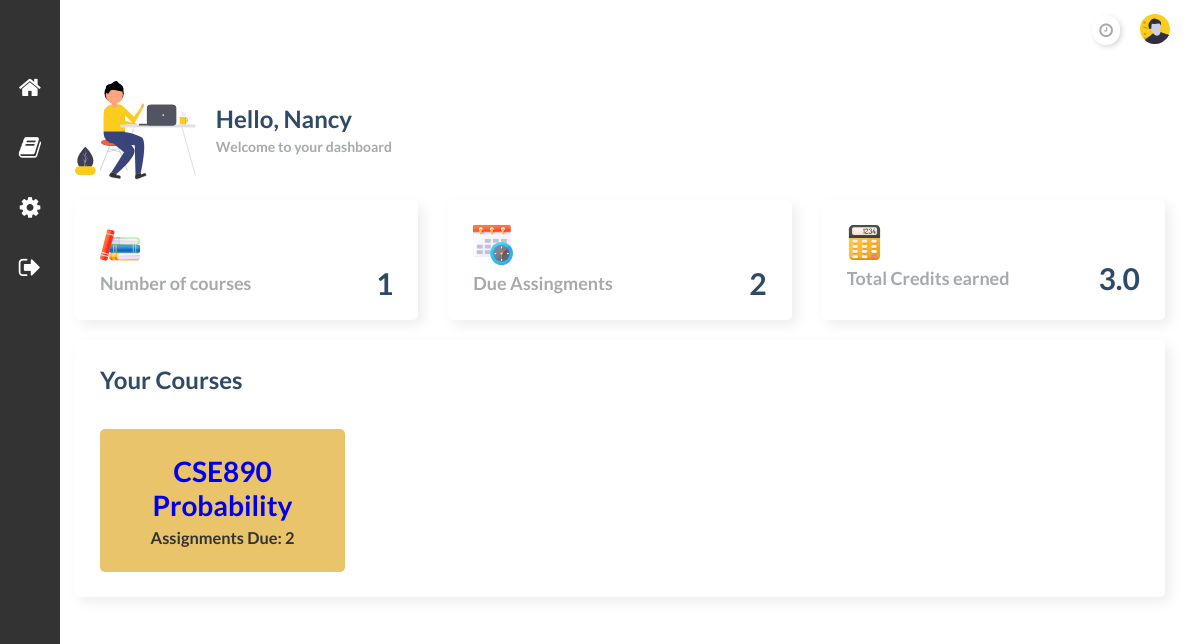
The app's page /dashboard/ (signed in) with its own data.
### lms/models.py (models this page shows, shortened)
class Student(models.Model):
    class Meta:
        verbose_name_plural = 'Student Information'
    f_name = models.CharField(max_length=50)
    l_name = models.CharField(max_length=50)
    s_id = models.CharField(max_length=10)
    email_id = models.EmailField(primary_key=True,max_length=50)
    admission_year = models.DateTimeField(default=timezone.now)

class Course(models.Model):
    course_id = models.CharField(primary_key=True,max_length=10, null=False)
    course_name = models.CharField(max_length=50, null=False)
    course_details = models.CharField(max_length=500, null=False)
    professor_id = models.ForeignKey(Faculty, on_delete=models.CASCADE,null=False)
    course_credits = models.FloatField(null=False)
    class Meta:
        verbose_name_plural = 'Course Information'
        unique_together = (('course_id', 'professor_id', 'course_name'),)
    def __str__(self):
        return self.course_id

### lms/views.py (the view)
# urls.py: path('dashboard/', views.dashboard, name='dashboard'),
@login_required(login_url='login')
def dashboard(request):
    student_info = Student.objects.get(email_id=request.user)
    stu_course_info = Student_Course.objects.filter(email=student_info)
    course = []
    no_of_course = 0
    total_credits = 0
    due_assignments = 0
    for i in stu_course_info:
        cn = Course.objects.filter(course_id=i.course_id)
        total_assignments = Faculty_Assignment.objects.filter(course_id=i.course_id).count()
        completed_assignments = Student_Assignment.objects.filter(course_id=i.course_id,student_id=request.user).count()
        due_assignments = due_assignments + (total_assignments-completed_assignments)
        due = total_assignments-completed_assignments
        for j in cn:
            data = {"course_id": i.course_id,
                    "course_name": j.course_name,
                    "due":due
                    }
            course.append(data)
            no_of_course = no_of_course + 1
            total_credits = total_credits + j.course_credits
    return render(request, 'lms/dashboard.html',
                  context={"name": student_info.f_name, "course": course, "no_of_course": no_of_course,
                           "total_credits": total_credits,"due_assignments":due_assignments})

### lms/models.py (called while the page is built)
    def __str__(self):
        return self.email

### lms/templates/lms/dashboard.html (shortened to what this page needs)
{% extends "lms/base.html" %} {% load static %} {% block content %}
    <link rel="stylesheet" type="text/css" href={% static 'css/fac_style.css' %}>
<div class="main__container">
    <div class="main__title">
        <img src={% static 'css/hello.svg' %} />
        <div class="main__greeting">
            <h1>Hello, {{ name }}</h1>
            <p>Welcome to your dashboard</p>
        </div>
    </div>
    <div class="main__cards">
        <div class="card">
            <img width="40" src={% static 'css/books.svg' %} />
            <div class="card_inner">
                <p class="text-primary-p">Number of courses</p>
                <span class="font-bold text-title">{{no_of_course}}</span>
            </div>
        </div>
        <div class="card">
            <img width="40" src={% static 'css/due assignments.svg' %} />
            <div class="card_inner">
                <p class="text-primary-p">Due Assingments</p>
                <span class="font-bold text-title">{{ due_assignments }}</span>
            </div>
        </div>
        <div class="card">
            <img width="35" src={% static 'css/credits.svg' %} />
            <div class="card_inner">
                <p class="text-primary-p">Total Credits earned</p>
                <span class="font-bold text-title">{{ total_credits }}</span>
            </div>
          </div>
        </div>
            <div class="charts__right">
              <div class="charts__right__title">
                  <h1>Your Courses</h1>
              </div>
              <div class="charts__right__cards">
                  {% for i in course %}
                      {% if forloop.counter  %}
                          <div class="card1" id="{{i.course_id}}">
                          <a  id="cour" class="nav-link"  href="/static_page/?course_id={{ i.course_id }}&course_name={{ i.course_name }}">
                                <h1>{{ i.course_id}}</h1>
                                <h1>{{ i.course_name}}</h1>
                              <h3>Assignments Due: {{ i.due }}</h3>
                          </a>
                          </div>
                      {% endif %}
                  {% endfor %}
              </div>
            </div>
        </div>
    </div>
{% endblock %}

### lms/templates/lms/base.html (shortened to what this page needs)
{% load static %}
<!DOCTYPE html>
<html lang="en">
<head>
    <link rel="stylesheet" href="https://stackpath.bootstrapcdn.com/font-awesome/4.7.0/css/font-awesome.min.css" />
    <link rel="stylesheet" href={% static 'css/fac_style.css' %}>
</head>
<body id="body">
    <div class="navigation">
        <ul>
            <li>
                {% if designation == "faculty" %}
                   <a href="{% url 'faculty_dashboard' %}">
                        <span class="icon"><i class="fa fa-home"></i></span>
                        <span class="title">Home</span>
                    </a>
                {% else %}
                    <a href="{% url 'dashboard' %}">
                        <span class="icon"><i class="fa fa-home"></i></span>
                    </a>
                {% endif %}
            </li>
            <li class="submenu">
                <a>
                    <span class="icon"><i class="fa fa-book"></i></span>
                </a>
            </li>
            <li>
                <a href="">
                    <span class="icon"><i class="fa fa-cog"></i></span>
                </a>
            </li>
            <li>
                <a href="{% url 'logout' %}">
                    <span class="icon"><i class="fa fa-sign-out"></i></span>
                </a>
            </li>
        </ul>
    </div>
    <div class="container">
        <nav class="navbar">
            <div class="navbar__right">
                <a href="#">
                    <i class="fa fa-clock-o" aria-hidden="true"></i>
                </a>
                <a href="#">
                    <img width="30" src={% static 'css/avatar.svg' %} />
                </a>
            </div>
        </nav>
        <main>
            {% block content %}{% endblock %}
</body>
</html>

### lms/static/css/fac_style.css (style rules this page uses)
* { margin: 0; padding: 0; }
body { box-sizing: border-box; font-family: "Lato", sans-serif; }
.text-primary-p { color: #a5aaad; font-size: 18px; font-weight: 700; }
a { text-decoration: none; }
.font-bold { font-weight: 700; font-size: 30px; }
.text-title { color: #2e4a66; }
.navbar { background: #fff; grid-area: nav; height: 60px; display: flex; align-items: center; justify-content: space-between; padding: 0 30px 0 30px; }
.navbar__right { display: flex; justify-content: center; align-items: center; }
.navbar__right>a { margin-left: 20px; text-decoration: none; }
.navbar__right>a>i { color: #a5aaad; font-size: 16px; border-radius: 50px; background: #ffffff; box-shadow: 2px 2px 5px #d9d9d9, -2px -2px 5px #ffffff; padding: 7px; }
main { background: #ffffff; grid-area: main; overflow-y: auto; }
.main__container { padding: 20px 35px; }
.main__title { display: flex; align-items: center; }
.main__title>img { max-height: 100px; object-fit: contain; margin-right: 20px; }
.main__greeting>h1 { font-size: 24px; color: #2e4a66; margin-bottom: 5px; }
.main__greeting>p { font-size: 14px; font-weight: 700; color: #a5aaad; }
.main__cards { display: grid; grid-template-columns: 1fr 1fr 1fr; gap: 30px; margin: 20px 0; }
.card { display: flex; flex-direction: column; justify-content: space-around; height: 70px; padding: 25px; border-radius: 5px; background: #ffffff; box-shadow: 5px 5px 13px #ededed, -5px -5px 13px #ffffff; }
.card_inner { display: flex; align-items: center; justify-content: space-between; }
.charts__right { padding: 25px; border-radius: 5px; background: #ffffff; box-shadow: 5px 5px 13px #ededed, -5px -5px 13px #ffffff; }
.charts__right__title { display: flex; align-items: center; justify-content: space-between; }
.charts__right__title>h1 { font-size: 24px; color: #2e4a66; margin-bottom: 5px; }
.charts__right__cards { display: grid; grid-template-columns: 1fr 1fr 1fr 1fr; gap: 20px; margin-top: 30px; }
.card1 { background: #d1ecf1; color: #000; text-align: center; padding: 25px; border-radius: 5px; font-size: 14px; }
.navigation { position: fixed; width: 60px; height: 100%; top: 0; background: #333; transition: 0.5s; overflow: hidden; z-index: 3; }
.navigation ul { position: relative; margin-top: 60px; left: 0; width: 100%; }
.navigation ul li { position: relative; width: 100%; list-style: none; }
.navigation ul li a { position: relative; display: block; width: 100%; display: flex; text-decoration: none; color: #fff; }
.navigation ul li a .icon { position: relative; display: block; min-width: 60px; height: 60px; line-height: 60px; text-align: center; }
.navigation ul li a .icon .fa { font-size: 24px; }
.container { display: flex; flex-direction: column; margin-left: 40px; grid-template-columns: 1fr; grid-template-areas: "nav" "main"; }
h3 { color: #333; padding-top: 3%; }

### records on screen
Student: f_name "Nancy"
Course: course_id "CSE890", course_name "Probability", due "2"

### other values on screen
{{ no_of_course }} "1"
{{ due_assignments }} "2"
{{ total_credits }} "3.0"
